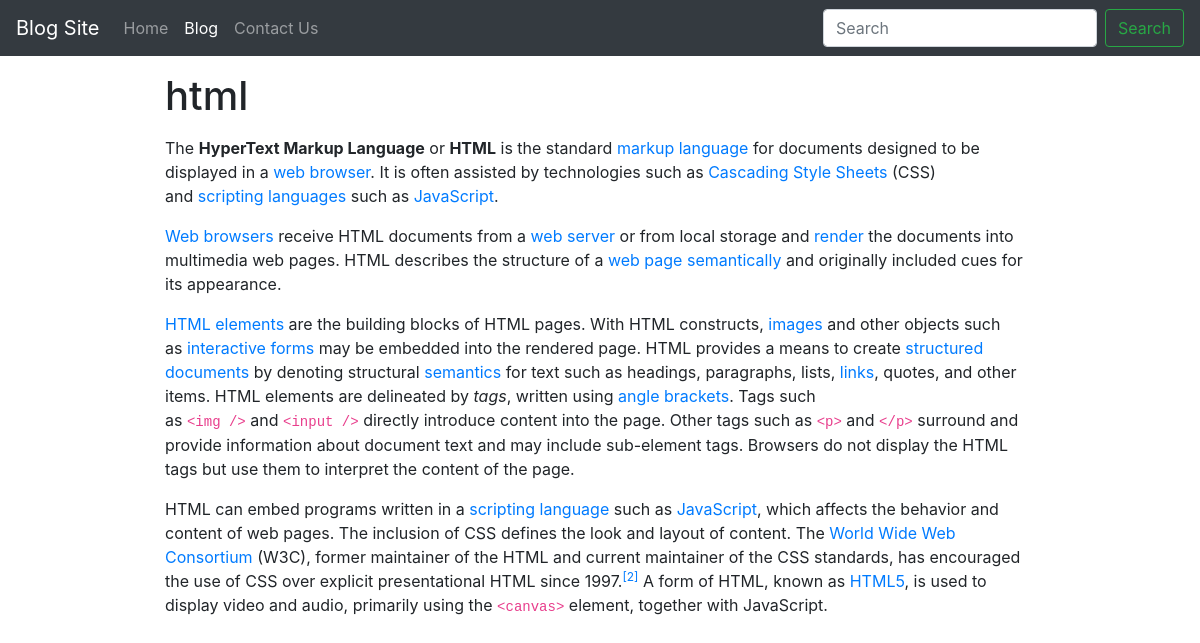
Page /blogpost/Html on the committed database.
### blog/models.py (models this page shows, shortened)
class BlogObj(models.Model):
    sr_no = models.AutoField(primary_key=True)
    title = models.CharField(max_length=200)
    short_desc = models.CharField(max_length=200, default="")
    content = models.TextField()
    slug = models.CharField(max_length=100)
    date = models.DateTimeField(auto_now_add=True)

### blog/views.py (the view)
# urls.py: path('blogpost/<str:slug>', views.blogpost, name='blogpost'),
def blogpost(request, slug):
    blog = BlogObj.objects.filter(slug = slug).first()
    context = {'blog':blog}
    return render(request, 'blogpost.html', context)

### templates/blogpost.html (shortened to what this page needs)
{% extends 'base.html' %}
{% block blogactive %}active{% endblock blogactive %}
{% block body %}
<div class="container w-75">
<h1 class="my-3"> {{ blog.title }}</h1>
{{blog.content|safe}}
</div>
{% endblock body %}

### rows in the picture
BlogObj: title "html", content "The HyperText Markup Language or HTML is the standard markup language for documents designed to be displayed in a web browser . It is often assisted by technologies such as Cascading Style Sheets (CSS) and scripting languages such as JavaScript . Web browsers receive HTML documents from a web server or from local storage and render the documents into multimedia web pages. HTML describes the structure of a web page semantically and originally included cues for its appearance. HTML elements are the building blocks of HTML pages. With HTML constructs, images and other objects such as interactive forms may be embedded into the rendered page. HTML provides a means to create structured documents…"
